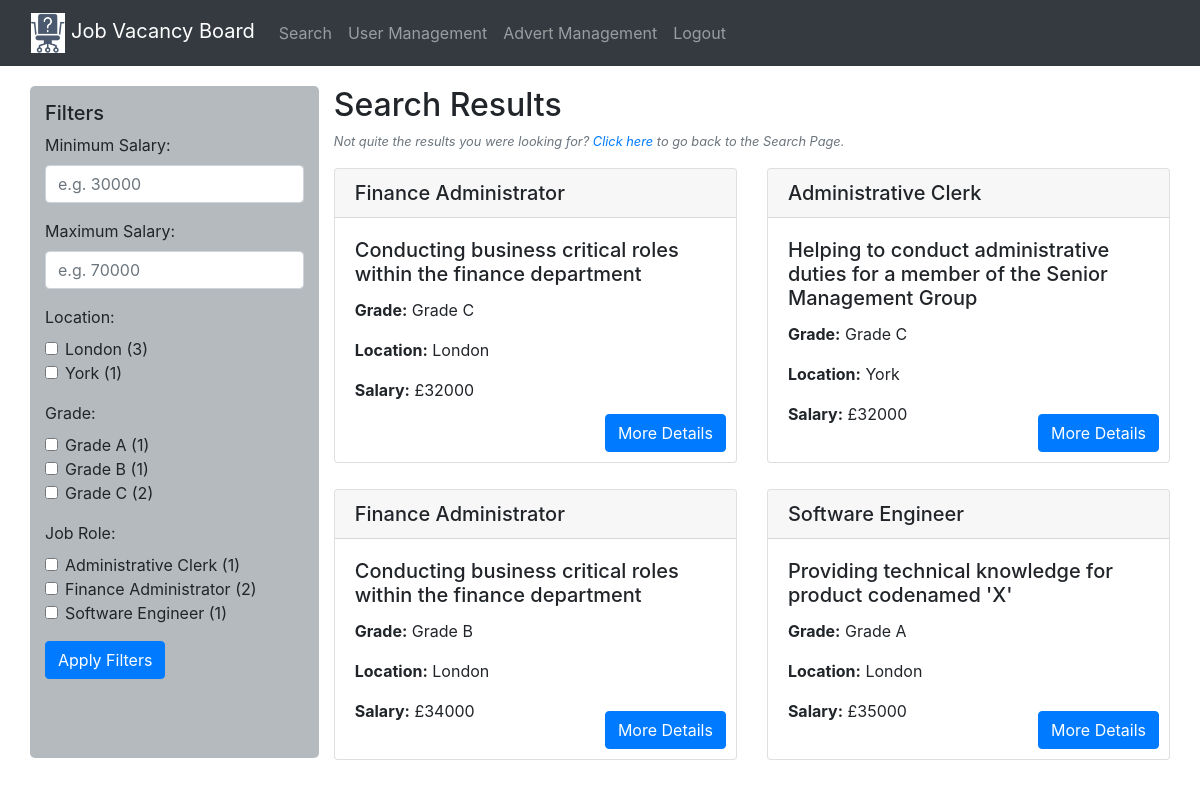
The page /results (signed in) on the database its author committed.
### models.py (models this page shows)
class Job(db.Model):
    id = db.Column(db.Integer, primary_key=True)
    jobRole = db.Column(db.String(100), nullable=False)
    shortDescription = db.Column(db.String(100), nullable=False)
    longDescription = db.Column(db.String(500), nullable=False)
    salary = db.Column(db.Integer, nullable=False)
    location = db.Column(db.String(50), nullable=False)
    grade = db.Column(db.String(20), nullable=False)

### main.py (the view)
@main.route('/results')
@login_required
def results():
    jobs = Job.query.all()
    location_counts = db.session.query(Job.location, db.func.count(Job.id)).group_by(Job.location).all()
    grade_counts = db.session.query(Job.grade, db.func.count(Job.id)).group_by(Job.grade).all()
    job_role_counts = db.session.query(Job.jobRole, db.func.count(Job.id)).group_by(Job.jobRole).all()
    return render_template('results.html', jobs=jobs, location_counts=location_counts, grade_counts=grade_counts, job_role_counts=job_role_counts)

### templates/results.html (shortened to what this page needs)
{% extends "layout.html" %}
{% block content %}
<div class="container-fluid results-container">
    <div class="row mt-2">
        <div class="col-md-3 filter-column">
            <h5>Filters</h5>
            <form method="post" action="{{ url_for('main.basic_search') }}">
                <div class="form-group">
                    <label for="minSalary">Minimum Salary:</label>
                    <input type="number" name="minSalary" class="form-control" id="minSalary" placeholder="e.g. 30000" value="{{ request.form.get('minSalary', request.args.get('minSalary', '')) }}">
                </div>
                <div class="form-group">
                    <label for="maxSalary">Maximum Salary:</label>
                    <input type="number" name="maxSalary" class="form-control" id="maxSalary" placeholder="e.g. 70000" value="{{ request.form.get('maxSalary', request.args.get('maxSalary', '')) }}">
                </div>
                <div class="form-group">
                    <label>Location:</label>
                    {% if location_counts %}
                        {% for location, count in location_counts %}
                        <div class="form-check">
                            <input type="checkbox" name="locations" value="{{ location }}" class="form-check-input" id="loc-{{ loop.index }}" >
                            <label class="form-check-label" for="loc-{{ loop.index }}">
                                {{ location }} ({{ count }})
                            </label>
                        </div>
                        {% endfor %}
                    {% else %}
                        <p style="font-style: italic;">No filter found</p>
                    {% endif %}
                </div>
                <div class="form-group">
                    <label>Grade:</label>
                    {% if grade_counts %}
                        {% for grade, count in grade_counts %}
                        <div class="form-check">
                            <input type="checkbox" name="grades" value="{{ grade }}" class="form-check-input" id="grade-{{ loop.index }}" >
                            <label class="form-check-label" for="grade-{{ loop.index }}">
                                {{ grade }} ({{ count }})
                            </label>
                        </div>
                        {% endfor %}
                    {% else %}
                        <p style="font-style: italic;">No filter found</p>
                    {% endif %}
                </div>
                <div class="form-group">
                    <label>Job Role:</label>
                    {% if job_role_counts %}
                        {% for role, count in job_role_counts %}
                        <div class="form-check">
                            <input type="checkbox" name="jobRoles" value="{{ role }}" class="form-check-input" id="role-{{ loop.index }}" >
                            <label class="form-check-label" for="role-{{ loop.index }}">
                                {{ role }} ({{ count }})
                            </label>
                        </div>
                        {% endfor %}
                    {% else %}
                        <p style="font-style: italic;">No filter found</p>
                    {% endif %}
                </div>
                <button type="submit" class="btn btn-primary">Apply Filters</button>
            </form>
        </div>
        <div class="col-md-9">
            <div class="row justify-content-center">
                <div class="col-md-12">
                    <h2>Search Results</h2>
                    <p class="text-muted small text-left" style="font-style: italic;">
                        Not quite the results you were looking for?
                        <a href="{{ url_for('main.basic_search') }}">Click here</a> to go back to the Search Page.
                    </p>
                    {% if jobs %}
                        <div class="row">
                            {% for job in jobs %}
                            <div class="col-lg-6 col-md-6 d-flex align-items-stretch mb-4">
                                <div class="card">
                                    <h5 class="card-header">{{ job.jobRole }}</h5>
                                    <div class="card-body">
                                        <h5 class="card-title">{{ job.shortDescription }}</h5>
                                        <p class="card-text"><strong>Grade:</strong> {{ job.grade }}</p>
                                        <p class="card-text"><strong>Location:</strong> {{ job.location }}</p>
                                        <p class="card-text"><strong>Salary:</strong> £{{ job.salary }}</p>
                                        <a data-toggle="modal" data-target="#jobModal-{{ job.id }}" class="btn btn-primary text-white card-btn">More Details</a>
                                    </div>
                                </div>
                            </div>
                            {% endfor %}
                        </div>
                    {% else %}
                        <p>No jobs found matching your criteria.</p>
                    {% endif %}
                </div>
            </div>
        </div>
    </div>
</div>
{% endblock %}

### templates/layout.html (shortened to what this page needs)
<!DOCTYPE html>
<html lang="en">
<head>
    <link rel="stylesheet" href="https://cdnjs.cloudflare.com/ajax/libs/font-awesome/5.15.3/css/all.min.css" />
    <link rel="stylesheet" href="https://stackpath.bootstrapcdn.com/bootstrap/4.5.2/css/bootstrap.min.css">
    <link rel="stylesheet" href="{{ url_for('static', filename='styles.css') }}">
     <link href="https://cdn.datatables.net/1.11.3/css/dataTables.bootstrap4.min.css" rel="stylesheet">
    <link href="https://stackpath.bootstrapcdn.com/bootstrap/4.5.2/css/bootstrap.min.css" rel="stylesheet">
</head>
<body>
    {% include "navbar.html" %}
    <div class="container-fluid" style="padding-left: 30px; padding-bottom: 25px;">
        {% block content %}{% endblock %}
    </div>
</body>
</html>

### templates/navbar.html (shortened to what this page needs)
<head>
    <link rel="stylesheet" href="https://maxcdn.bootstrapcdn.com/bootstrap/4.0.0/css/bootstrap.min.css">
</head>
<nav class="navbar navbar-expand-lg navbar-dark bg-dark">
    <div class="container-fluid">
        <a class="navbar-brand" href="{{ url_for('main.basic_search') }}">
        <img src="../static/SmallLogo.PNG" height="40">
        Job Vacancy Board
        </a>
        <div class="collapse navbar-collapse" id="navbarSupportedContent">
        <ul class="navbar-nav mr-auto">
            <li class="nav-item {% if request.path == url_for('main.basic_search') %}active{% endif %}">
                <a class="nav-link" href="{{ url_for('main.basic_search') }}">Search<span class="sr-only">(current)</span></a>
            </li>
            <li class="nav-item {% if request.path == url_for('main.user_management') %}active{% endif %}">
                <a class="nav-link" href="{{ url_for('main.user_management') }}">User Management</a>
            </li>
            <li class="nav-item {% if request.path == url_for('main.advert_management') %}active{% endif %}">
                <a class="nav-link" href="{{ url_for('main.advert_management') }}">Advert Management</a>
            </li>
            {% if session.get('user_id') %}
                <li class="nav-item">
                    <a class="nav-link" href="{{ url_for('main.logout') }}">Logout</a>
                </li>
            {% endif %}
        </ul>
        </div>
    </div>
    </nav>

### static/styles.css (style rules this page uses)
.card { display: flex; flex-direction: column; justify-content: space-between; height: 100%; }
.card-body { position: relative; padding-bottom: 50px; }
.card-btn { position: absolute; bottom: 10px; right: 10px; }
.text-white { color: white !important; }
.d-flex { display: flex; flex-wrap: wrap; }
.d-flex .card { height: 100%; margin-bottom: 2px; }
.row { display: flex; flex-wrap: wrap; }
.col-lg-6, .col-md-6 { display: flex; flex-direction: column; }
.filter-column { background-color: #b5babe; padding: 15px; border-radius: 5px; height: 672px; }
.results-container { padding-left: 5px; }

### templates/navbar.html (style rules this page uses)
.navbar { margin-bottom: 20px; }

### rows shown on the page
Job: grade "Grade C", id "2", jobRole "Finance Administrator", shortDescription "Conducting business critical roles within the finance department", location "London", salary "32000"
Job: jobRole "Administrative Clerk", shortDescription "Helping to conduct administrative duties for a member of the Senior Management Group", grade "Grade C", location "York", salary "32000"
Job: jobRole "Finance Administrator", shortDescription "Conducting business critical roles within the finance department", grade "Grade B", location "London", salary "34000"
Job: jobRole "Software Engineer", shortDescription "Providing technical knowledge for product codenamed 'X'", grade "Grade A", location "London", salary "35000"

### other values the page prints
{{ location }} "London" "York"
{{ count }} "3" "1"
{{ grade }} "Grade A" "Grade B"
{{ count }} "1" "1"
{{ role }} "Administrative Clerk" "Software Engineer"
